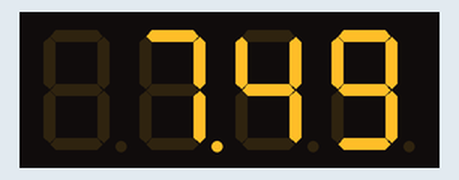
The sketch below on a simulated Arduino Uno, built with avr-gcc and run on an emulated ATmega328P. Shown: 4-digit seven-segment display. Random numbers use the default seed unless the sketch sets one.

Above: at 0.1 s.
At 7.6 s:
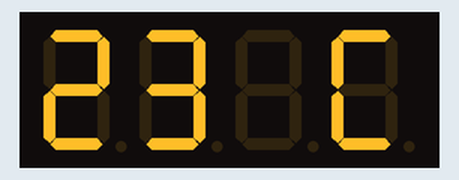
At 11.3 s:
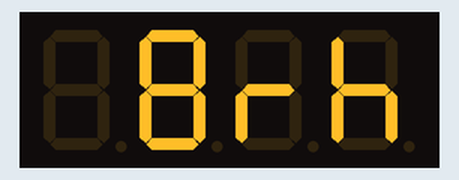
At 22.5 s:
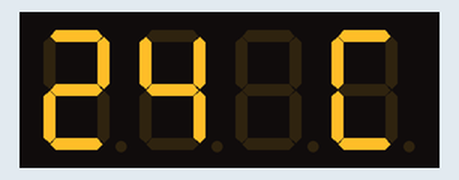
At 26.2 s:
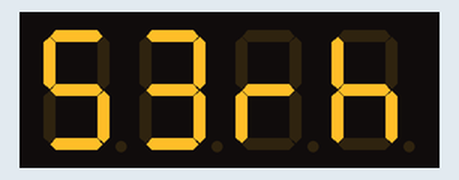
At 37.5 s:
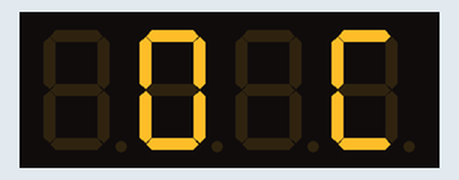

Measured:
- what the display in image 1 shows lasts 3.7 s, from 7.5 s to 11.2 s

The sketch:

SevenSeg_test1a.ino
```cpp
// test by Nicu FLORICA (niq_ro) using library from // https://github.com/sigvaldm
// see http://sim.marebakken.com/SevenSeg.pdf

# include <SevenSeg.h>
SevenSeg disp (0,1,2,3,4,5,6); // a,b,c,d,e,f,g
#define DPPin 7 // DP
const int numOfDigits=4; // number of digits
int digitPins[numOfDigits]={8 ,9 ,10 ,11}; // D1 (left), D2, D3, D4 (right)

int hmax = 120;
int ora, minut;
int ceas;
int temperatura;
int umiditate;

void setup ()
{
disp.setCommonCathode();
disp.setDigitPins ( numOfDigits , digitPins );
disp.setDPPin(DPPin);
}

void loop ()
{

ora = random(24);
minut = random(60);
ceas = ora*100+minut;
for(int k = 0; k<6; k++)
{
for (int h = 0; h<hmax/2; h++)
{
disp.write(ceas,2);
}
for (int h = 0; h<hmax/2; h++)
{
disp.write(ceas);
}
}

temperatura = random(30);
char tempe[10] = "";
//sprintf(tempe, "%d\370C", temperatura); // https://www.reddit.com/r/arduino/comments/3alyz1/how_can_i_convertadd_integer_to_char_array/

if (temperatura < 10) sprintf(tempe, " %d\370C", temperatura);
else
sprintf(tempe, "%d\370C", temperatura);

for (int h = 0; h<3*hmax; h++)
{
// disp.write(" 24\370C");
// disp.write("24\370C");
 disp.write(tempe);
}

umiditate = random(75);
char umidi[10] = "";
if (umiditate < 10) sprintf(umidi, " %drh", umiditate);
else
sprintf(umidi, "%drh", umiditate);

for (int h = 0; h<3*hmax; h++)
{
// disp.write("47rh");
disp.write(umidi);
}

 }
```
